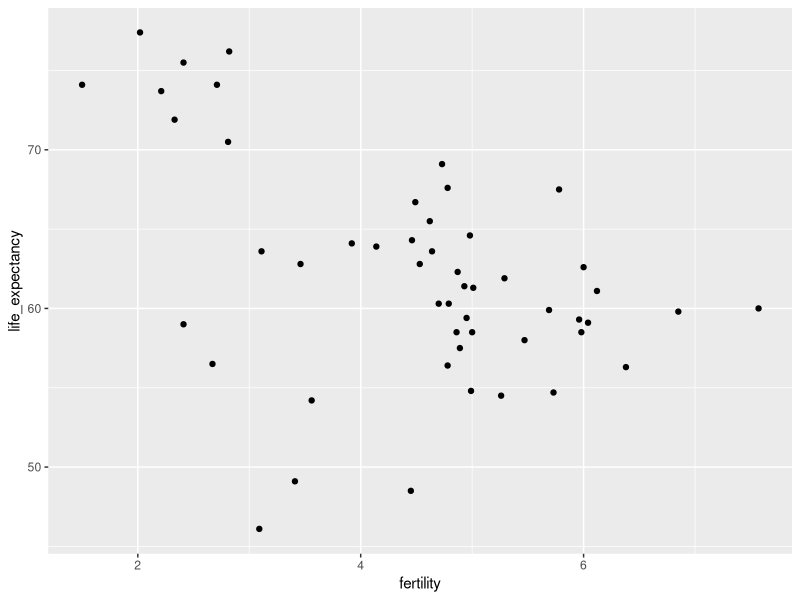
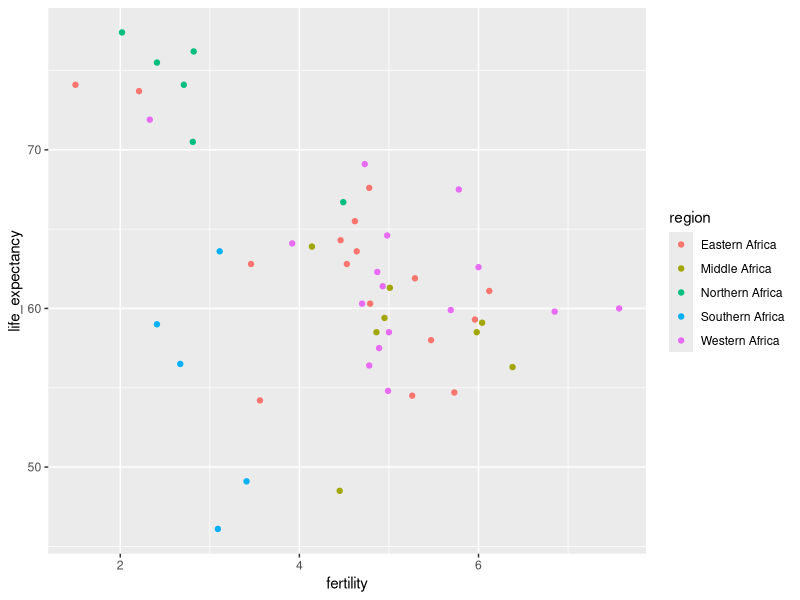
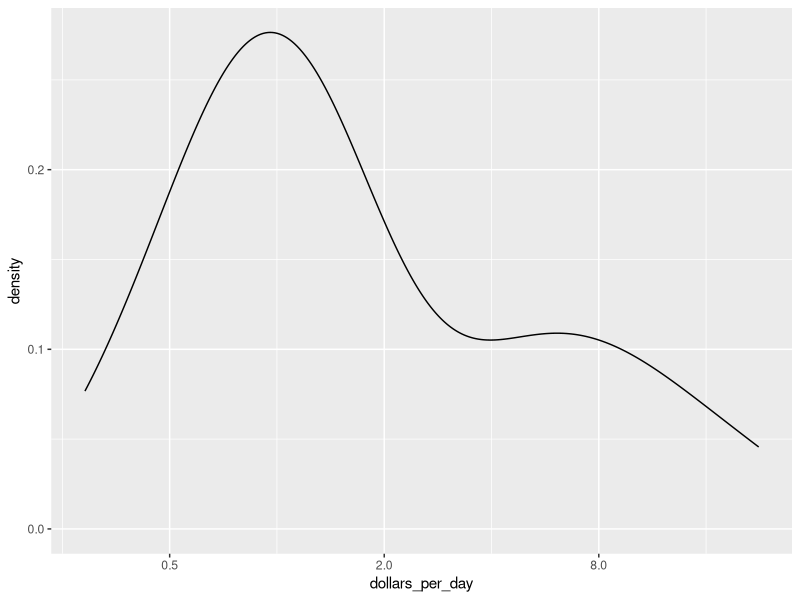
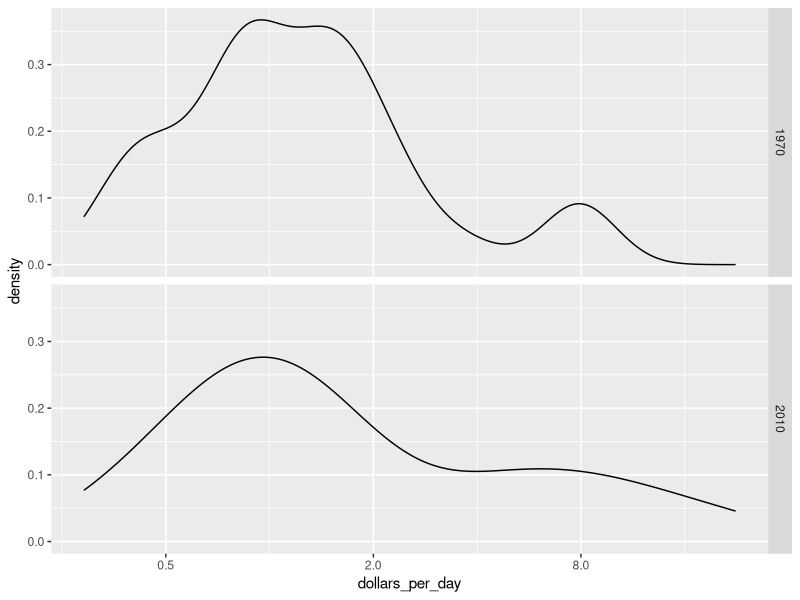
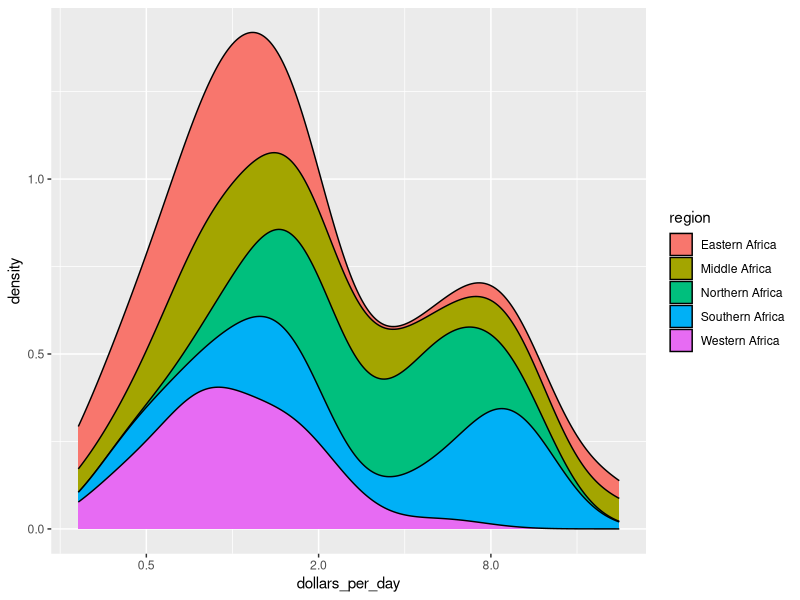
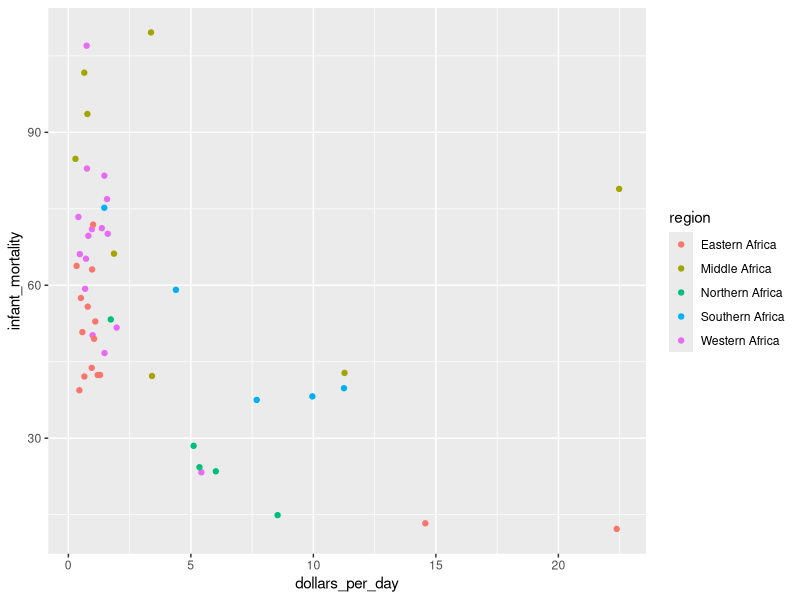
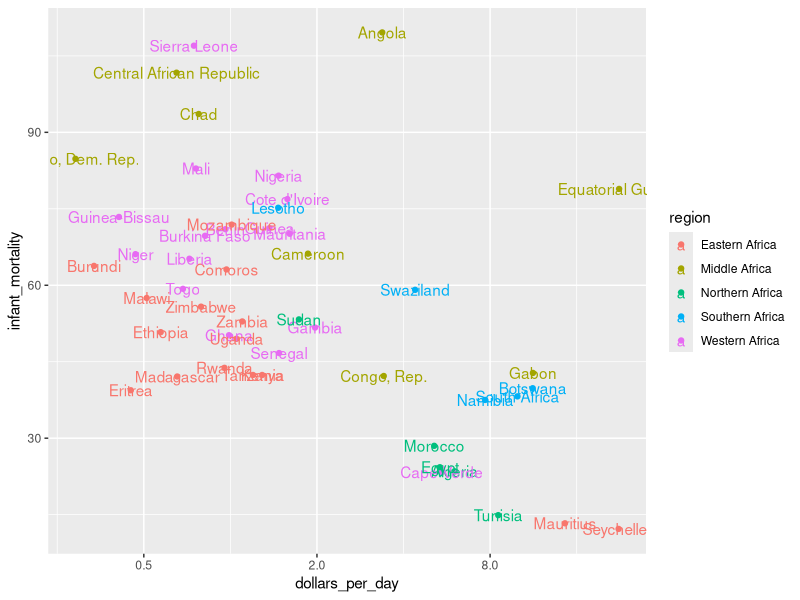
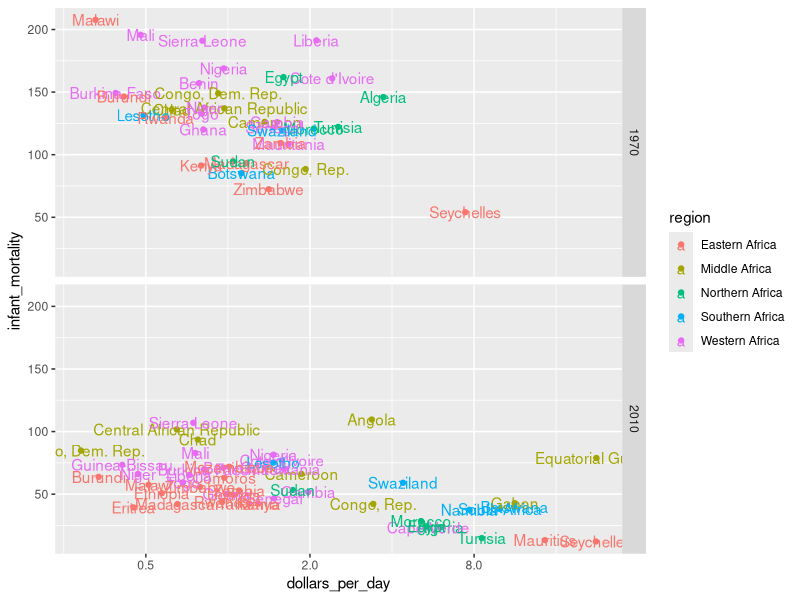

Reproduce these figures in R, in order.
#Using ggplot and the points layer, create a scatter plot of life expectancy versus fertility for the African continent in 2012.
library(dplyr)
library(ggplot2)
library(dslabs)
data(gapminder)
gapminder %>% filter(continent=="Africa" & year == 2012) %>%
  ggplot(aes(fertility, life_expectancy)) +
  geom_point()


#Adding color
library(dplyr)
library(ggplot2)
library(dslabs)
data(gapminder)
gapminder %>% filter(continent=="Africa" & year == 2012) %>%
  ggplot(aes(fertility, life_expectancy, color = region)) +
  geom_point()


#Create a table showing the country and region for the African countries (use select) that in 2012 
#had fertility rates of 3 or less and life expectancies of at least 70.

library(dplyr)
library(dslabs)
data(gapminder)
df <- gapminder %>% 
  filter(continent=="Africa" & year == 2012 & fertility <=3 & life_expectancy>=70) %>%
  select(country, region)


#Use filter to create a table with data for the years from 1960 to 2010 in Vietnam and the United States.
library(dplyr)
library(dslabs)
data(gapminder)
years <- 1960:2010
countries <- c("United States", "Vietnam")
tab <- gapminder %>% filter(year %in% years & country %in% countries)


#Use geom_line to plot life expectancy vs year for Vietnam and the United States. The data table is stored in tab.
p <- tab %>% ggplot(aes(x = year, y = life_expectancy, color = country)) +
  geom_line()

#Use a single line of code to create a time series plot from 1960 to 2010 of life expectancy vs year for Cambodia.
library(dplyr)
library(ggplot2)
library(dslabs)
data(gapminder)
years <- 1960:2010
countries <- c("Cambodia")
tab <- gapminder %>% filter(year %in% years & country %in% countries) %>%
  ggplot(aes(x = year, y = life_expectancy)) +
  geom_line()


#Use mutate to create a dollars_per_day variable, which is defined as gdp/population/365.
#Create the dollars_per_day variable for African countries for the year 2010.
#Remove any NA values.
library(dplyr)
library(dslabs)
data(gapminder)
daydollars <- gapminder %>% mutate(dollars_per_day = gdp/population/365) %>% filter(continent == "Africa" & year == 2010 & !is.na(dollars_per_day)) 
#mutate is used to add new column to existing data


#Create a smooth density plot of dollars per day from daydollars.
#Use a log (base 2) scale for the x axis.
daydollars %>% ggplot(aes(dollars_per_day)) +
  geom_density() +
  scale_x_continuous(trans = "log2")


#Create a smooth density plot of dollars per day for 1970 and 2010 using a log (base 2) scale for the x axis.
#Use facet_grid to show a different density plot for 1970 and 2010.
library(ggplot2)
library(dslabs)
data(gapminder)
gapminder %>% 
  mutate(dollars_per_day = gdp/population/365) %>%
  filter(continent == "Africa" & year %in% c(1970,2010) & !is.na(dollars_per_day)) %>%
  ggplot(aes(dollars_per_day)) + 
  geom_density() + 
  scale_x_continuous(trans = "log2") + 
  facet_grid(year ~ .)

#Make sure the densities are smooth by using bw = 0.5.
#Use the fill and position arguments where appropriate to create the stacked histograms of each region.
library(dplyr)
library(ggplot2)
library(dslabs)
data(gapminder)
gapminder %>% mutate(dollars_per_day = gdp/population/365) %>%
  filter(continent == "Africa" & year %in% c(1970,2010) & !is.na(dollars_per_day)) %>%
  ggplot(aes(dollars_per_day, fill = region)) +
  geom_density(position = "stack", bw = 0.5) +
  scale_x_continuous(trans = "log2")
  facet_grid(year~.)

#Store the mutated dataset in gapminder_Africa_2010.
#Make a scatter plot of infant_mortaility versus dollars_per_day for countries in the African continent.
#Use color to denote the different regions of Africa.
  library(dplyr)
  library(ggplot2)
  library(dslabs)
  data(gapminder)
  gapminder_Africa_2010 <- gapminder %>% 
    mutate(dollars_per_day = gdp/population/365) %>%
    filter(continent == "Africa" & year == 2010 & !is.na(dollars_per_day) & !is.na(infant_mortality))
  
  gapminder_Africa_2010 %>%  ggplot(aes(dollars_per_day, infant_mortality, color = region)) +
    geom_point()

#Add a layer to display country names instead of points
  gapminder_Africa_2010 %>% ggplot(aes(dollars_per_day, infant_mortality, color = region, label = country)) + geom_point() +
    geom_text() +
    scale_x_continuous(trans = "log2")
#Adding label to aes to show name, add geom_text to directly add text to the plot

  
#comparison of scatter plots
  library(dplyr)
  library(ggplot2)
  library(dslabs)
  data(gapminder)
  gapminder %>% mutate(dollars_per_day = gdp/population/365) %>%
    filter(continent == "Africa" & year %in% c(1970,2010) & !is.na(dollars_per_day) & !is.na(infant_mortality)) %>%
    ggplot(aes(dollars_per_day,infant_mortality, color = region, label = country)) +
    geom_point() +
    geom_text() +
    scale_x_continuous(trans = "log2") +
    facet_grid(year~.)
